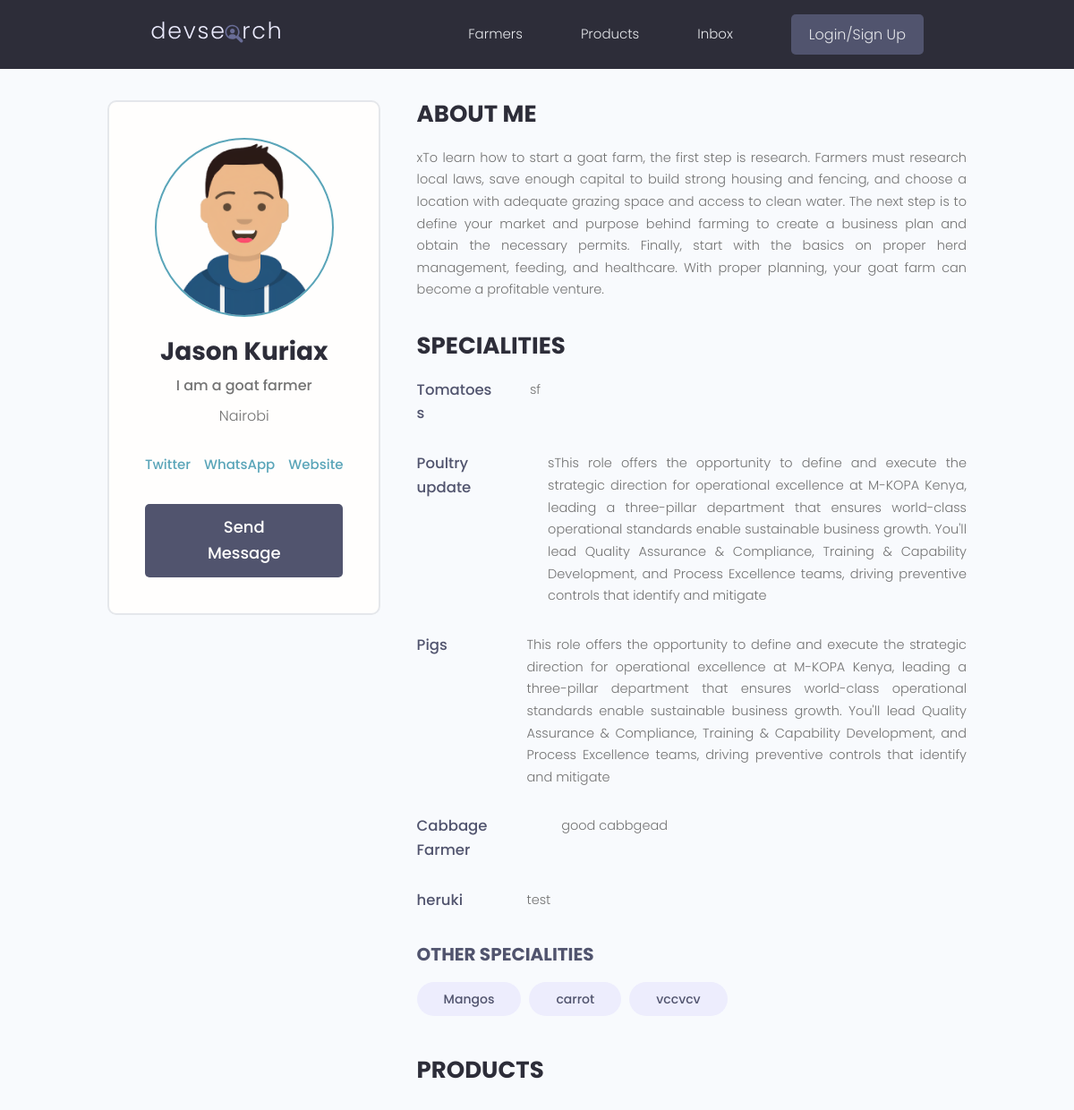
The app's page /profile/9a0ec94b-fad6-4f8f-9d78-e1e262b929e2/ with its own data.
### users/models.py (models this page shows, shortened)
class Profile(models.Model):
    user = models.OneToOneField(
        User,
        on_delete=models.CASCADE,
        null=True, blank=True
    )
    name = models.CharField(max_length=200, null=True, blank=True)
    email = models.EmailField(max_length=500, null=True, blank=True)
    username = models.CharField(max_length=200, null=True, blank=True)
    short_intro = models.CharField(max_length=200, blank=True, null=True)
    bio = models.TextField(null=True, blank=True)
    profile_image = models.ImageField(
        null=True, blank=True,
        upload_to='profiles/',
        default='profiles/user-default.png'
    )
    county = models.ForeignKey(
        'products.County',    # referencing County from products app
        on_delete=models.SET_NULL,
        null=True, blank=True
    )
    specialities = models.ManyToManyField('Speciality', blank=True)
    phone = models.CharField(max_length=20, null=True, blank=True)
    whatsapp_link = models.CharField(max_length=500, null=True, blank=True)
    website = models.CharField(max_length=500, null=True, blank=True)
    social_twitter = models.CharField(max_length=200, null=True, blank=True)
    youtube = models.CharField(max_length=200, null=True, blank=True)
    created = models.DateTimeField(auto_now_add=True)
    id = models.UUIDField(
        default=uuid.uuid4, unique=True,
        primary_key=True, editable=False
    )

class Speciality(models.Model):
    owner = models.ForeignKey(
        Profile,
        on_delete=models.CASCADE,
        null=True, blank=True
    )
    name = models.CharField(max_length=200, blank=True, null=True)
    description = models.TextField(null=True, blank=True)
    created = models.DateTimeField(auto_now_add=True)
    id = models.UUIDField(
        default=uuid.uuid4, unique=True,
        primary_key=True, editable=False
    )

### products/models.py (models this page shows)
class County(models.Model):
    name = models.CharField(max_length=200)  # e.g. Nairobi, Mombasa, Nakuru
    created = models.DateTimeField(auto_now_add=True)
    id = models.UUIDField(default=uuid.uuid4, unique=True,
                          primary_key=True, editable=False)
    def __str__(self):
        return self.name
    class Meta:
        verbose_name_plural = 'Counties'

### users/views.py (the view)
# urls.py: path('profile/<str:pk>/', views.user_Profile, name='user_profile'),
def user_Profile(request, pk):
    profile = Profile.objects.get(id=pk)
    topSpeciality = Speciality.objects.filter(owner=profile).exclude(description__isnull=True).exclude(description__exact="")
    otherSpeciality = Speciality.objects.filter(owner=profile, description__isnull=True) | Speciality.objects.filter(owner=profile, description="")
    context = {'profile': profile,
               'topSpeciality': topSpeciality,
               'otherSpeciality': otherSpeciality}
    return render(request, 'users/user-profile.html', context)

### users/templates/users/user-profile.html (shortened to what this page needs)
{% extends 'main.html' %}
{% block content %}
  <main class="profile my-md">
    <div class="container">
      <div class="layout">
        <div class="column column--1of3">
          <div class="card text-center">
            <div class="card__body dev">
              <img class="avatar avatar--xl" src="{{ profile.profile_image.url }}" />
              <h2 class="dev__name">{{profile.name}}</h2>
              <p class="dev__title">{{profile.short_intro}}</p>
              <p class="dev__location">{{profile.county}}</p>
              <ul class="dev__social">
                {% if profile.social_twitter %}
                    <li><a href="{{ profile.social_twitter }}">Twitter</a></li>
                {% endif %}
                {% if profile.whatsapp_link %}
                    <li><a href="{{ profile.whatsapp_link }}">WhatsApp</a></li>
                {% endif %}
                {% if profile.website %}
                    <li><a href="{{ profile.website }}">Website</a></li>
                {% endif %}
              </ul>
              <a href="#" class="btn btn--sub btn--lg">Send Message </a>
            </div>
          </div>
        </div>
        <div class="column column--2of3">
          <div class="devInfo">
            <h3 class="devInfo__title">About Me</h3>
            <p class="devInfo__about">{{profile.bio}}</p>
          </div>
          <div class="devInfo">
            <h3 class="devInfo__title">Specialities</h3>
            <div class="devInfo__skills">
              {% for speciality in topSpeciality %}
              <div class="devSkill">
                <h4 class="devSkill__title">{{speciality.name}}</h4>
                <p class="devSkill__info">{{speciality.description}}
                </p>
              </div>
              {% endfor %}
              <h3 class="devInfo__subtitle">Other Specialities</h3>
              <div class="devInfo__otherSkills">
                {% for speciality in otherSpeciality %}
                <span class="tag tag--pill tag--sub tag--lg">
                  <small>{{speciality.name}}</small>
                </span>
                {% endfor %}
              </div>
            </div>
          </div>
          <div class="devInfo">
            <h3 class="devInfo__title">Products</h3>
          </div>
        </div>
      </div>
    </div>
  </main>
{% endblock content %}

### static/styles/app.css (style rules this page uses)
:root { --color-sub: #2d2d39; }
.btn--sub { background-color: var(--color-sub-light); }
.card { border: 2px solid var(--color-light); }
img { width: 100%; }
.profile .card > .dev { padding: 4rem; }
.dev__name { color: var(--color-sub); font-size: 2.8rem; font-weight: 700; margin-top: 1rem; margin-bottom: 0.5rem; }
.dev__title { font-size: 1.6rem; font-weight: 500; line-height: 1.3; }
.dev__location { margin-top: 1rem; }
.dev__social { margin: 3rem 0; list-style: none; display: flex; justify-content: center; gap: 1.5rem; }
.devInfo { margin-bottom: 3rem; }
.devInfo__title, .devInfo__subtitle { font-size: 2.6rem; color: var(--color-sub); text-transform: uppercase; font-weight: 700; margin-bottom: 1.5rem; }
.devInfo__subtitle { font-size: 2rem; color: var(--color-sub-light); }
.devInfo__about, .devSkill__info { font-size: 1.45rem; line-height: 1.7; text-align: justify; }
.devSkill { margin-bottom: 3rem; }
.devSkill__title { font-size: 1.65rem; font-weight: 500; color: var(--color-sub-light); }
@media screen and (min-width: 700px) { .devSkill { display: flex; justify-content: space-between; gap: 3rem; } }
@media screen and (min-width: 700px) { .devSkill__info { flex-basis: 80%; } }

### static/uikit/styles/modules/_variables.css (style rules this page uses)
:root { --color-main: #5aa5b9; --color-main-light: #e6faff; --color-sub: #3f4156; --color-sub-light: #51546e; --color-sub-lighter: #ededfd; --color-text: #737373; --color-gray: #8b8b8b; --color-light: #e5e7eb; --color-light-gray: #767676; --color-bg: #f8fafd; --color-white: #fffefd; --color-white-light: #f3f3f3; --color-success: #359e64; --color-success-bg: #def8e8; --color-error: #fc4b0b; --color-error-bg: #fff2ee; --font-base: 'Poppins', arial, helvetica, 'Segoe UI', roboto, ubuntu, sans-serif; --font-monospace: 'Fira Code', 'Courier New', courier, monospace; --font-regular: 300; --font-medium: 500; --font-bold: 700; --generic-shadow: 1px 1px 5px #00000010; --generic-transition: all 0.3s ease-in-out; }

### static/uikit/styles/modules/_base.css (style rules this page uses)
* { margin: 0; padding: 0; box-sizing: border-box; text-rendering: optimizeLegibility; color: inherit; font-size: inherit; }
html { font-size: 50%; }
@media only screen and (min-width: 480px) { html { font-size: 56.25%; } }
@media only screen and (min-width: 1200px) { html { font-size: 62.5%; } }
body { line-height: 1.6; font-weight: 400; font-size: 1.5rem; color: var(--color-text); background-color: var(--color-bg); min-height: 100vh; }

### static/uikit/styles/modules/_typography.css (style rules this page uses)
* { font-family: var(--font-base); }
h2 { font-size: 3.6rem; font-weight: var(--font-bold); }
h3 { font-size: 3.2rem; font-weight: var(--font-medium); }
h4 { font-size: 2.8rem; font-weight: var(--font-medium); }
p, span, strong { font-size: 1.6rem; color: var(--color-text); font-weight: var(--font-regular); }
a { padding-bottom: 2px; text-decoration: none; display: inline-block; color: var(--color-main); font-weight: var(--font-medium); }

### static/uikit/styles/modules/_utilities.css (style rules this page uses)
.container { width: 92%; max-width: 165rem; margin: 0 auto; box-sizing: border-box; }
@media screen and (min-width: 1000px) { .container { width: 90%; } }
@media screen and (min-width: 1200px) { .container { width: 80%; } }
.text-center { text-align: center; }
.my-md { margin: 3rem auto; }

### static/uikit/styles/modules/_avatar.css (style rules this page uses)
.avatar { border-radius: 50%; border: 2px solid var(--color-main); object-fit: cover; }
.avatar--xl { height: 20rem; width: 20rem; }

### static/uikit/styles/modules/_button.css (style rules this page uses)
.btn { display: inline-block; position: relative; cursor: pointer; background-color: var(--color-light); font-weight: var(--font-medium); color: var(--color-sub); text-decoration: none; padding: 1rem 2rem; border-radius: 0.5rem; border: none; width: -webkit-fit-content; width: -moz-fit-content; width: fit-content; height: -webkit-fit-content; height: -moz-fit-content; height: fit-content; font-size: 1.6rem; outline-width: 0; outline-color: transparent; -webkit-backface-visibility: hidden; backface-visibility: hidden; transition: all 0.3s ease-in-out; }
.btn--sub { background-color: var(--color-sub); color: var(--color-white); }
.btn--lg { font-size: 1.8rem; padding: 1.2rem 4.5rem; }

### static/uikit/styles/modules/_card.css (style rules this page uses)
.card { border-radius: 1rem; background-color: var(--color-white); border: 1.5px solid var(--color-light); width: auto; height: auto; margin-top: 0.5rem; margin-bottom: 0.5rem; overflow: hidden; }
.card__body, .card__header { padding: 2rem 2.5rem; }

### static/uikit/styles/modules/_layout.css (style rules this page uses)
.layout { display: flex; flex-flow: row wrap; justify-content: space-between; }
.layout > .column { margin-bottom: 3rem; }
.layout > .column.column--1of3 { flex-basis: 30%; }
.layout > .column.column--2of3 { flex-basis: 64%; }

### records on screen
Profile: profile_image (picture), name "Jason Kuriax", short_intro "I am a goat farmer", county "Nairobi", bio "xTo learn how to start a goat farm, the first step is research. Farmers must research local laws, save enough capital to build strong housing and fencing, and choose a location with adequate grazing space and access to clean water. The next step is to define your market and purpose behind farming to create a business plan and obtain the necessary permits. Finally, start with the basics on proper herd management, feeding, and healthcare. With proper planning, your goat farm can become a profitable venture."
Speciality: name "Tomatoes s", description "sf"
Speciality: name "Poultry update", description "sThis role offers the opportunity to define and execute the strategic direction for operational excellence at M-KOPA Kenya, leading a three-pillar department that ensures world-class operational standards enable sustainable business growth. You'll lead Quality Assurance & Compliance, Training & Capability Development, and Process Excellence teams, driving preventive controls that identify and mitigate"
Speciality: name "Pigs", description "This role offers the opportunity to define and execute the strategic direction for operational excellence at M-KOPA Kenya, leading a three-pillar department that ensures world-class operational standards enable sustainable business growth. You'll lead Quality Assurance & Compliance, Training & Capability Development, and Process Excellence teams, driving preventive controls that identify and mitigate"
Speciality: name "Cabbage Farmer", description "good cabbgead"
Speciality: name "heruki", description "test"
Speciality: name "Mangos"
Speciality: name "carrot"
Speciality: name "vccvcv"
